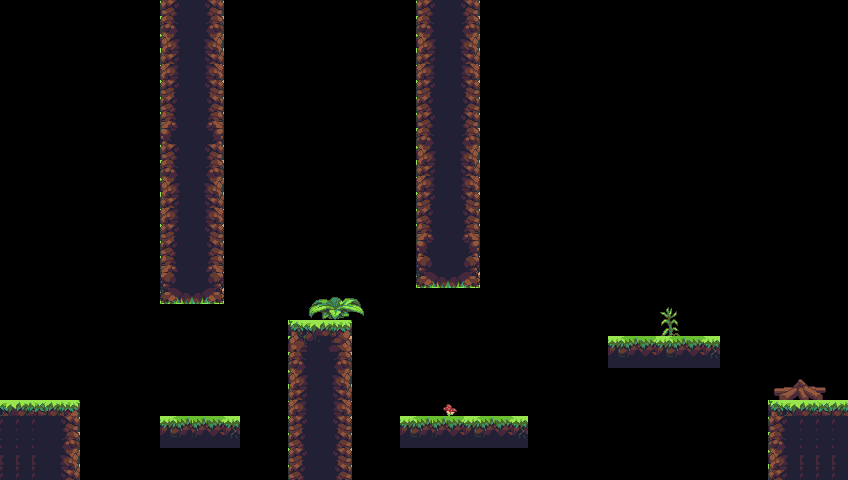

This game map was drawn from its Tiled (.tmx) file and the tilesets committed beside it. A one-line description and the trimmed map source follow:
An orthogonal 53x30 tile map with 16x16 px tiles, 3 tile layers (collisions, Plateforme, Foreground), 3 hidden layers not drawn, 3 tilesets.

<map version="1.4" tiledversion="1.4.3" orientation="orthogonal" renderorder="right-down" width="53" height="30" tilewidth="16" tileheight="16" infinite="0" nextlayerid="7" nextobjectid="1">
 <tileset firstgid="1" source="Background.tsx" />
 <tileset firstgid="31801" source="Jungle_terrain.tsx" />
 <tileset firstgid="33481" source="objects.tsx" />
 <layer id="6" name="collisions" width="53" height="30">
  <data>[1590 cells, 278 non-empty, 1 distinct tile ids]</data>
 </layer>
 <layer id="1" name="Background" width="53" height="30" visible="0">
  <data>[1590 cells, 1590 non-empty, 1590 distinct tile ids]</data>
 </layer>
 <layer id="2" name="Background2" width="53" height="30" visible="0">
  <data>[1590 cells, 0 non-empty, 0 distinct tile ids]</data>
 </layer>
 <layer id="3" name="Water" width="53" height="30" visible="0" opacity="0.9">
  <data>[1590 cells, 0 non-empty, 0 distinct tile ids]</data>
 </layer>
 <layer id="4" name="Plateforme" width="53" height="30">
  <data>[1590 cells, 278 non-empty, 62 distinct tile ids]</data>
 </layer>
 <layer id="5" name="Foreground" width="53" height="30">
  <data>[1590 cells, 22 non-empty, 22 distinct tile ids]</data>
 </layer>
</map>
